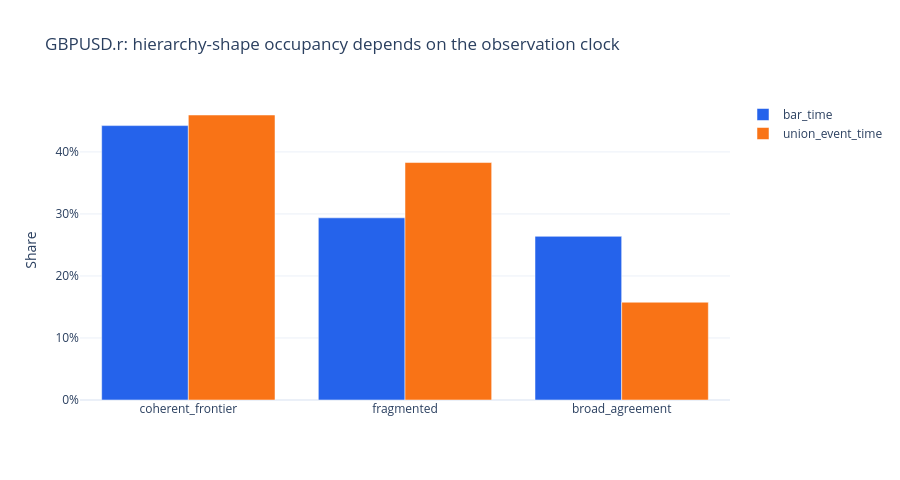

The cell this chart's notebook holds for it:
### Markdown cell above
## Bar-time versus union-event-time

Bar time weights persistent structures by their duration. Union-event time samples only bars on which at least one threshold generated a DCC and therefore weights structural change. Neither is universally correct; the observation clock must be chosen explicitly before fitting a classifier.

### Code cell
bar_shape_share = global_state["hierarchy_shape"].value_counts(normalize=True).rename("bar_time")
event_shape_share = event_state["hierarchy_shape"].value_counts(normalize=True).rename("union_event_time")
clock_comparison = pd.concat([bar_shape_share, event_shape_share], axis=1).fillna(0.0)
display(clock_comparison.style.format("{:.2%}"))

clock_figure = go.Figure()
for column, color in [("bar_time", "#2563eb"), ("union_event_time", "#f97316")]:
    clock_figure.add_bar(x=clock_comparison.index, y=clock_comparison[column], name=column, marker_color=color)
clock_figure.update_layout(
    title=f"{SYMBOL}: hierarchy-shape occupancy depends on the observation clock",
    template="plotly_white",
    barmode="group",
    height=480,
)
clock_figure.update_yaxes(title="Share", tickformat=".0%")
clock_figure.show()

### Figure 1 — Plotly figure (JSON) as saved in the notebook; plotly's stock layout.template omitted (floating-point values rounded to 4 significant figures)
{"data": [{"marker": {"color": "#2563eb"}, "name": "bar_time", "x": ["coherent_frontier", "fragmented", "broad_agreement"], "y": [0.4424, 0.2937, 0.2639], "type": "bar"}, {"marker": {"color": "#f97316"}, "name": "union_event_time", "x": ["coherent_frontier", "fragmented", "broad_agreement"], "y": [0.4595, 0.3829, 0.1576], "type": "bar"}], "layout": {"title": {"text": "GBPUSD.r: hierarchy-shape occupancy depends on the observation clock"}, "barmode": "group", "height": 480, "yaxis": {"title": {"text": "Share"}, "tickformat": ".0%"}}}
